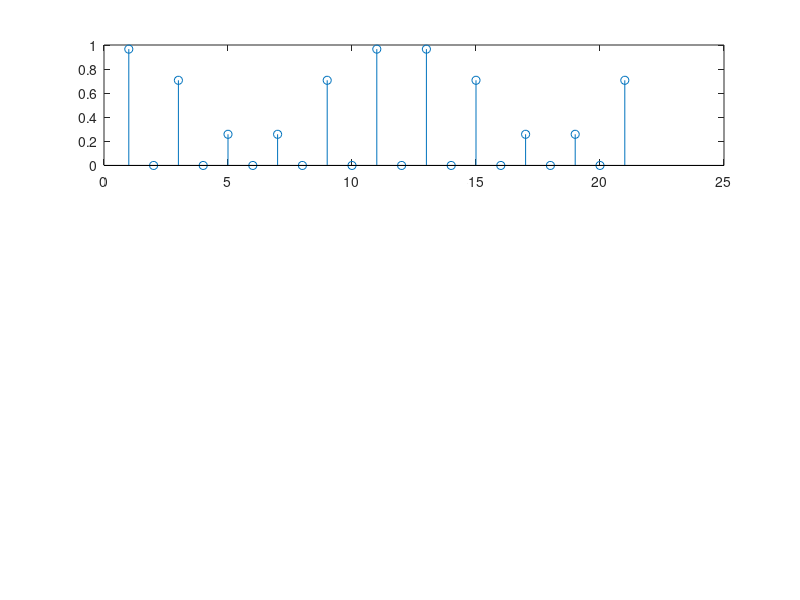

MATLAB code for this plot: (Note: this script raises an error after producing the figure.)
%% Intro
% Calculating distribution factor, pitch factor and winding factor for a
% 20-pole, 120-slot, 3-phase machine
% Author: Baris Kuseyri <baris.kuseyri@metu.edu.tr>
% 
% version 1.0 | 19/03/2020
% version 1.1 | 23/03/2020
% version 1.2 | 26/03/2020

%% Initialization

clc
clear all

%% Machine Parameters

m = 3;      % phase number
Q = 120;    % number of slots
p = 20;     % number of poles
l = 1;      % number of layers
cs = 6;     % coil span [slots]


pp = p/2;           % number of pole-pairs
q = Q/(2*pp*m);    % number of slots per pole per phase

spm = (2*pi)/Q;     % slot pitch (mechanical)
spe = (2*pi)*pp/Q;  % slot pitch (electrical)

ppm=(2*pi)/p;      % pole pitch (mechanical)
ppe=(2*pi)*pp/p;   % pole pitch (electrical)

lambdam = spm*cs;      % coil pitch (mechanical)
lambdae = spm*cs*pp;   % coil pitch (electrical)

h=1:21;

%% Fundamental h=1

% kd1=(sin(h(1)*q*(spe/2)))/(q*sin((h(1)*spe/2)));
% kp1=sin((h(1)*lambdae)/2);
% kw1=kd1*kp1;

%% 3rd Harmonics h=3

% kd3=(sin(h(3)*q*(spe/2)))/(q*sin((h(3)*spe/2)));
% kp3=sin((h(3)*lambdae)/2);
% kw3=kd3*kp3;

%% 5th Harmonics h=5

% kd5=(sin(h(5)*q*(spe/2)))/(q*sin((h(5)*spe/2)));
% kp5=sin((h(5)*lambdae)/2);
% kw5=kd5*kp5;

%% Factors (Generalized)

for i=1:21
    kd(i)=(sin(i*q*(spe/2)))/(q*sin((i*spe/2)));
    kp(i)=sin((i*lambdae)/2);
    kw(i)=kd(i)*kp(i);
end

%% Results

subplot(3,1,1)
g1 = stem(h,abs(kw));
ax = gca;
ax.XGrid = 'off';
ax.YGrid = 'on';
title('Winding Factor Amplitudes')
xlabel('Harmonic Index, {\it n}') 
ylabel('|{\itK_{wn}}|')
xticks([1 3 5 7 9 11 13 15 17 19 21])
yticks([0 0.1 0.2 0.3 0.4 0.5 0.6 0.7 0.8 0.9 1.0])
axis([0 22 0 1.1])

subplot(3,1,2)
g2 = stem(h,abs(kp));
ax = gca;
ax.XGrid = 'off';
ax.YGrid = 'on';
title('Pitch Factor Amplitudes')
xlabel('Harmonic Index, {\it n}') 
ylabel('|{\itK_{pn}}|')
xticks([1 3 5 7 9 11 13 15 17 19 21])
yticks([0 0.1 0.2 0.3 0.4 0.5 0.6 0.7 0.8 0.9 1.0])
axis([0 22 0 1.1])

subplot(3,1,3)
g3 = stem(h,abs(kd));
ax = gca;
ax.XGrid = 'off';
ax.YGrid = 'on';
title('Distribution Factor Amplitudes')
xlabel('Harmonic Index, {\it n}') 
ylabel('|{\itK_{dn}}|')
xticks([1 3 5 7 9 11 13 15 17 19 21])
yticks([0 0.1 0.2 0.3 0.4 0.5 0.6 0.7 0.8 0.9 1.0])
axis([0 22 0 1.1])




g1.Color = 'k';
g2.Color = 'k';
g3.Color = 'k';